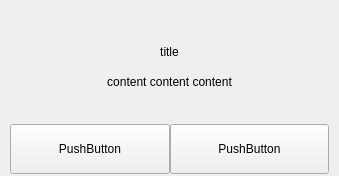
<?xml version="1.0" encoding="UTF-8"?>
<ui version="4.0">
 <class>UBTConfirmDlg</class>
 <widget class="QWidget" name="UBTConfirmDlg">
  <property name="geometry">
   <rect>
    <x>0</x>
    <y>0</y>
    <width>339</width>
    <height>176</height>
   </rect>
  </property>
  <property name="sizePolicy">
   <sizepolicy hsizetype="Preferred" vsizetype="Preferred">
    <horstretch>0</horstretch>
    <verstretch>0</verstretch>
   </sizepolicy>
  </property>
  <property name="minimumSize">
   <size>
    <width>0</width>
    <height>176</height>
   </size>
  </property>
  <property name="maximumSize">
   <size>
    <width>16777215</width>
    <height>176</height>
   </size>
  </property>
  <property name="windowTitle">
   <string>Form</string>
  </property>
  <layout class="QVBoxLayout" name="verticalLayout">
   <property name="spacing">
    <number>0</number>
   </property>
   <property name="leftMargin">
    <number>10</number>
   </property>
   <property name="topMargin">
    <number>10</number>
   </property>
   <property name="rightMargin">
    <number>10</number>
   </property>
   <property name="bottomMargin">
    <number>0</number>
   </property>
   <item>
    <widget class="QWidget" name="UBTConfirmDlgSpacer0" native="true">
     <property name="sizePolicy">
      <sizepolicy hsizetype="Preferred" vsizetype="Fixed">
       <horstretch>0</horstretch>
       <verstretch>0</verstretch>
      </sizepolicy>
     </property>
     <property name="minimumSize">
      <size>
       <width>0</width>
       <height>27</height>
      </size>
     </property>
     <property name="maximumSize">
      <size>
       <width>16777215</width>
       <height>27</height>
      </size>
     </property>
    </widget>
   </item>
   <item>
    <widget class="QLabel" name="UBTConfirmDlgTitle">
     <property name="sizePolicy">
      <sizepolicy hsizetype="Preferred" vsizetype="Fixed">
       <horstretch>0</horstretch>
       <verstretch>0</verstretch>
      </sizepolicy>
     </property>
     <property name="minimumSize">
      <size>
       <width>0</width>
       <height>30</height>
      </size>
     </property>
     <property name="maximumSize">
      <size>
       <width>16777215</width>
       <height>30</height>
      </size>
     </property>
     <property name="text">
      <string>title</string>
     </property>
     <property name="alignment">
      <set>Qt::AlignCenter</set>
     </property>
    </widget>
   </item>
   <item>
    <widget class="QLabel" name="UBTConfirmDlgContent">
     <property name="sizePolicy">
      <sizepolicy hsizetype="Preferred" vsizetype="Fixed">
       <horstretch>0</horstretch>
       <verstretch>0</verstretch>
      </sizepolicy>
     </property>
     <property name="minimumSize">
      <size>
       <width>0</width>
       <height>30</height>
      </size>
     </property>
     <property name="maximumSize">
      <size>
       <width>16777215</width>
       <height>30</height>
      </size>
     </property>
     <property name="text">
      <string>content content content</string>
     </property>
     <property name="alignment">
      <set>Qt::AlignCenter</set>
     </property>
    </widget>
   </item>
   <item>
    <widget class="QWidget" name="UBTConfirmDlgSpacer1" native="true">
     <property name="sizePolicy">
      <sizepolicy hsizetype="Preferred" vsizetype="Fixed">
       <horstretch>0</horstretch>
       <verstretch>0</verstretch>
      </sizepolicy>
     </property>
     <property name="minimumSize">
      <size>
       <width>0</width>
       <height>27</height>
      </size>
     </property>
     <property name="maximumSize">
      <size>
       <width>16777215</width>
       <height>27</height>
      </size>
     </property>
    </widget>
   </item>
   <item>
    <layout class="QHBoxLayout" name="horizontalLayout">
     <property name="spacing">
      <number>0</number>
     </property>
     <property name="leftMargin">
      <number>0</number>
     </property>
     <property name="rightMargin">
      <number>0</number>
     </property>
     <item>
      <widget class="QPushButton" name="UBTConfirmDlgReject">
       <property name="minimumSize">
        <size>
         <width>0</width>
         <height>50</height>
        </size>
       </property>
       <property name="maximumSize">
        <size>
         <width>16777215</width>
         <height>50</height>
        </size>
       </property>
       <property name="focusPolicy">
        <enum>Qt::NoFocus</enum>
       </property>
       <property name="text">
        <string>PushButton</string>
       </property>
      </widget>
     </item>
     <item>
      <widget class="QPushButton" name="UBTConfirmDlgAccept">
       <property name="minimumSize">
        <size>
         <width>0</width>
         <height>50</height>
        </size>
       </property>
       <property name="maximumSize">
        <size>
         <width>16777215</width>
         <height>50</height>
        </size>
       </property>
       <property name="focusPolicy">
        <enum>Qt::NoFocus</enum>
       </property>
       <property name="text">
        <string>PushButton</string>
       </property>
      </widget>
     </item>
    </layout>
   </item>
  </layout>
 </widget>
 <resources/>
 <connections/>
</ui>
